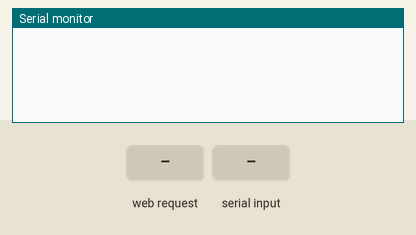
This sketch was run on a simulated ESP8266 (NodeMCU). Shown: the last lines printed to the serial monitor. The test bench sets the inputs (shaded band). WiFi joins after 1.5 s; servers stay silent unless stated; EEPROM starts erased.

Above: at 2.9 s.
3.0 s: HTTP request GET /SSID received
At 3.9 s:
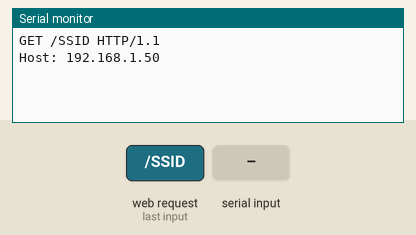
4.5 s: "SSID\n" received over Serial
At 5.0 s:
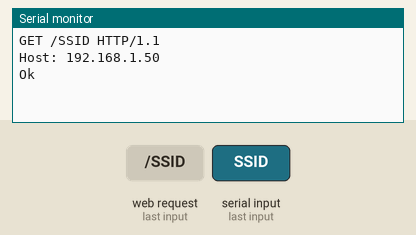
6.0 s: HTTP request GET /PSWD received
At 7.2 s:
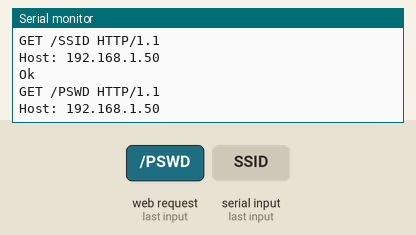
7.5 s: "gSSI\n" received over Serial
At 8.5 s:
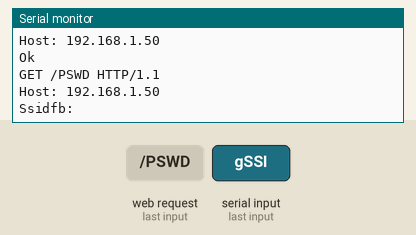
9.0 s: HTTP request GET /gSSI received
At 9.7 s:
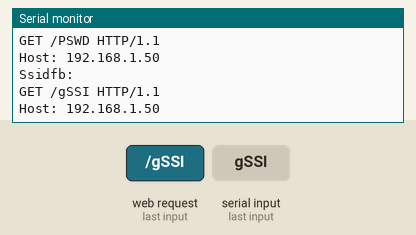
10.5 s: "gPSW\n" received over Serial
At 12.0 s:
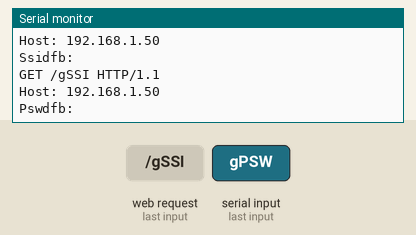

Measured:
- after the input at 3.0 s, the serial monitor: prints a new line at once (image 1)
- after the input at 4.5 s, the serial monitor: prints a new line at once (image 2)
- after the input at 6.0 s, the serial monitor: prints a new line at once (image 3)
- after the input at 7.5 s, the serial monitor: prints a new line at once (image 4)
- after the input at 9.0 s, the serial monitor: prints a new line at once (image 5)
- after the input at 10.5 s, the serial monitor: prints a new line at once (image 6)

The sketch:

ESP8266Delta.ino
```cpp
#define TIMER_DELAY 2000

#include "ESP8266WiFi.h"
#include "EEPROM.h"

char Ssid[32] = "";
char Password[32] = "";

//int Port = 80;
int Port = 8844;

bool IsConnectedWifi;
bool IsSSID;
bool IsPSWD;
bool IsWaitConnect;

String inputString;
bool stringComplete;

long LastTime;

WiFiServer Server(Port);

WiFiClient client;

void setup() {
	Init();
}


void loop() {
	SettingWifi();
	ReadSerialCommand();
	ReadClient();
	//delayMicroseconds(1);
}

void Init()
{
	delay(100);
	Serial.begin(115200);
	IsConnectedWifi = false;
	IsSSID = false;
	IsPSWD = false;
	IsWaitConnect = false;

	delay(100);

	loadCredentials();
	ConnectWifi();
	Server.begin();
	client = Server.available();
	LastTime = millis();
}

void loadCredentials() {
	EEPROM.begin(512);
	EEPROM.get(0, Ssid);
	EEPROM.get(0 + sizeof(Ssid), Password);
	char ok[2 + 1];
	EEPROM.get(0 + sizeof(Ssid) + sizeof(Password), ok);
	EEPROM.end();

	if (String(ok) != String("OK")) {
		Ssid[0] = 0;
		Password[0] = 0;
	}

	if (strlen(Ssid) > 0)
	{
	}
	else
	{
		Ssid[0] = 0;
		Password[0] = 0;
	}
}

void saveCredentials() {
	EEPROM.begin(512);
	EEPROM.put(0, Ssid);
	EEPROM.put(0 + sizeof(Ssid), Password);
	char ok[2 + 1] = "OK";
	EEPROM.put(0 + sizeof(Ssid) + sizeof(Password), ok);
	EEPROM.commit();
	EEPROM.end();
}

void clearCredentials() {
	char Ssid_d[32] = "";
	char Password_d[32] = "";
	EEPROM.begin(512);
	EEPROM.put(0, Ssid_d);
	EEPROM.put(0 + sizeof(Ssid_d), Password_d);
	char ok[2 + 1] = "";
	EEPROM.put(0 + sizeof(Ssid_d) + sizeof(Password_d), ok);
	EEPROM.commit();
	EEPROM.end();
	for (byte index = 0; index < 32; index++)
	{
		Ssid[index] = 0;
		Password[index] = 0;
	}
}

bool ConnectWifi()
{
	WiFi.disconnect();
	WiFi.mode(WIFI_STA);
	WiFi.begin(Ssid, Password);
	return CheckConnectWifi();
}

bool CheckConnectWifi()
{
	if (WiFi.waitForConnectResult() != WL_CONNECTED)
	{
		IsConnectedWifi = false;
		return false;
	}
	else
	{
		IsConnectedWifi = true;
		return true;
	}
}

void ReadSerialCommand()
{
	while (Serial.available())
	{
		char inChar = (char)Serial.read();

		if (IsConnectedWifi)
		{
			client.write(inChar);
		}

		if (inChar == '\n')
		{
			stringComplete = true;
			break;
		}

		if (inChar != '\r' && inChar != '\n')
		{
			inputString += inChar;
		}
	}

	if (!stringComplete)
		return;

	String message = inputString.substring(0, 4);


	if (message == "SSID")
	{
		inputString.substring(5).toCharArray(Ssid, 32);
		IsSSID = true;
		Serial.println("Ok");
	}

	if (message == "PSWD")
	{
		inputString.substring(5).toCharArray(Password, 32);
		IsPSWD = true;
		Serial.println("Ok");
	}

	if (message == "gSSI")
	{
		Serial.print("Ssidfb:");
		Serial.println(Ssid);
	}

	if (message == "gPSW")
	{
		Serial.print("Pswdfb:");
		Serial.println(Password);
	}

	if (message == "ESIP")
	{
		if (IsConnectedWifi)
		{
			Serial.print("ESPIP:");
			Serial.println(WiFi.localIP());
		}
	}

	inputString = "";
	stringComplete = false;
}

void WaitSendIp()
{
	if (CheckConnectWifi())
	{
		Serial.print("ESPIP:");
		Serial.println(WiFi.localIP());
		//delayMicroseconds(1);
		//Serial.println("Wificon");
		saveCredentials();
	}
	else
	{
		Serial.println("cncnnww");
		//delayMicroseconds(1);
		loadCredentials();
		//ConnectWifi();
	}
}

bool WaitMillis()
{
	if (millis() - LastTime > TIMER_DELAY)
	{
		return true;
	}
	else
	{
		return false;
	}
}

void SettingWifi()
{
	if (IsSSID && IsPSWD)
	{
		ConnectWifi();
		IsWaitConnect = true;
		IsSSID = false;
		IsPSWD = false;
		LastTime = millis();
	}

	if (IsWaitConnect)
	{
		if (WaitMillis())
		{
			WaitSendIp();
			IsWaitConnect = false;
		}
	}

	if (!IsWaitConnect)
	{
		if (!IsConnectedWifi)
		{
			ConnectWifi();
		}
	}
}

void ReadClient()
{
	if (!IsConnectedWifi)
	{
		return;
	}

	if (client.connected()) {
		while (client.available() > 0) {
			Serial.write(client.read());
		}
	}
	else
	{
		client = Server.available();
	}
}
```
